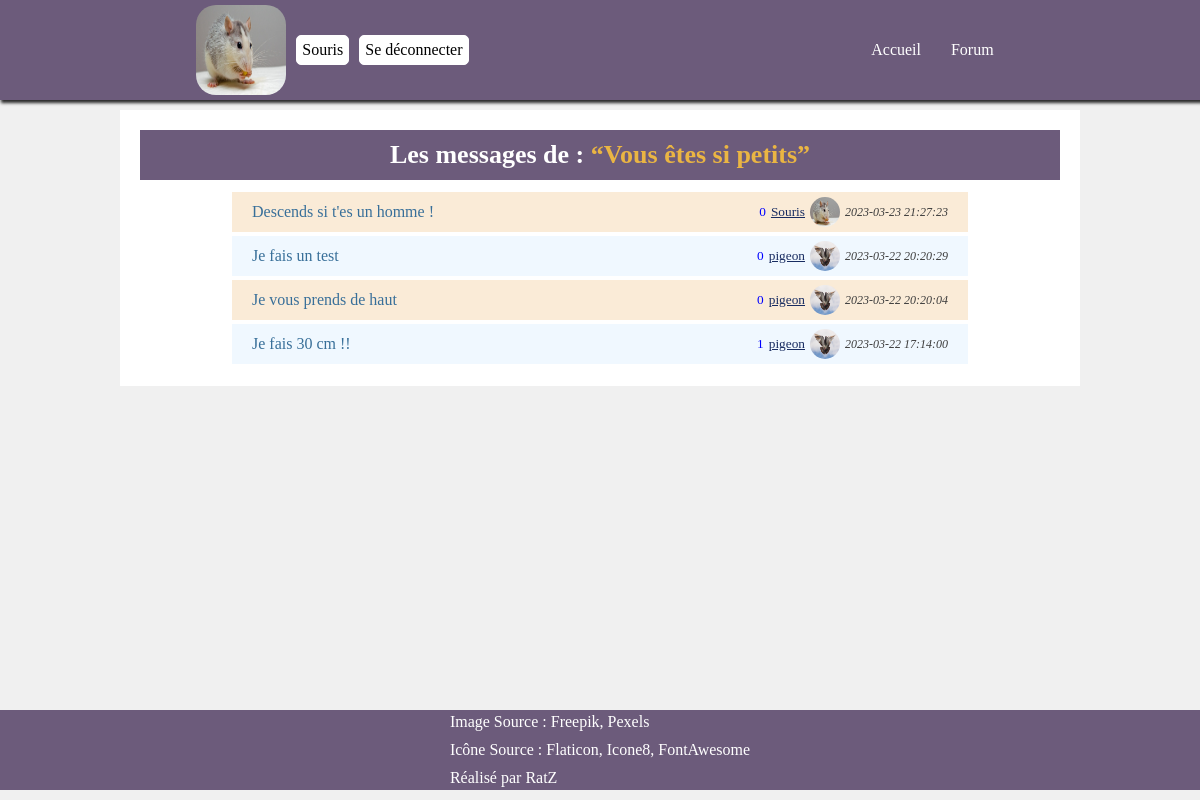
/?action=message&id=74 (signed in), run on the app's committed database.
### tables this page shows
CREATE TABLE `messages` (
  `id_m` int NOT NULL AUTO_INCREMENT,
  `id_users` int NOT NULL,
  `id_topics` int NOT NULL,
  `title` varchar(255) NOT NULL,
  `date` datetime DEFAULT CURRENT_TIMESTAMP,
  PRIMARY KEY (`id_m`),
  KEY `id_topics` (`id_topics`),
  KEY `id_users_m_idx` (`id_users`),
  CONSTRAINT `id_topics` FOREIGN KEY (`id_topics`) REFERENCES `topics` (`id_t`) ON DELETE RESTRICT ON UPDATE RESTRICT,
  CONSTRAINT `id_users_m` FOREIGN KEY (`id_users`) REFERENCES `users` (`id_u`)
);

CREATE TABLE `discussion` (
  `id_d` int NOT NULL AUTO_INCREMENT,
  `id_users` int NOT NULL,
  `id_messages` int NOT NULL,
  `title` varchar(45) NOT NULL,
  `date` datetime DEFAULT CURRENT_TIMESTAMP,
  PRIMARY KEY (`id_d`),
  KEY `id_users_d_idx` (`id_users`),
  KEY `id_messages_d_idx` (`id_messages`),
  CONSTRAINT `id_messages_d` FOREIGN KEY (`id_messages`) REFERENCES `messages` (`id_m`),
  CONSTRAINT `id_users_d` FOREIGN KEY (`id_users`) REFERENCES `users` (`id_u`)
);

CREATE TABLE `users` (
  `id_u` int NOT NULL AUTO_INCREMENT,
  `pseudo` varchar(55) NOT NULL,
  `email` varchar(55) NOT NULL,
  `password` varchar(255) NOT NULL,
  `avatar` varchar(255) DEFAULT 'default.png',
  PRIMARY KEY (`id_u`)
);

### src/controllers/message.controllers.php (called while the page is built, shortened)
<?php
function getViewMessage()
{
  $comment = new Comment();
  $message = new Message();
  $discussion = new Discussion();
  require_once('./src/views/forum/message/message.view.php');
  require_once('./src/views/templates/main.template.php');
}

### src/models/class/database.class.php (called while the page is built, shortened)
<?php
class Database
{
  private $host = '127.0.0.1';
  private $port = '3306';
  private $database = 'forum_ecf';
  public function __construct() {
    $this->pdo = new PDO(
      'mysql:host=' . $this->host . ';port=' . $this->port . ';dbname=' . $this->database,
      $this->nameDB = getenv('DB_NAME'),
      $this->password = getenv('DB_PWD'),
      [
        PDO::ATTR_ERRMODE => PDO::ERRMODE_EXCEPTION,
        PDO::ATTR_DEFAULT_FETCH_MODE => PDO::FETCH_ASSOC,
        PDO::MYSQL_ATTR_INIT_COMMAND => 'SET NAMES utf8;'
      ]
    );
  }
}

### src/models/class/message.class.php (called while the page is built, shortened)
<?php
require_once __DIR__ . './database.class.php';
class Message extends Database
{
  function getTitle($idMsg): bool | array {
    $getTitle = $this->pdo->prepare("SELECT title FROM messages WHERE id_m = :idMsg");
    $getTitle->bindParam('idMsg', $idMsg);
    $getTitle->execute();
    return $getTitleOne = $getTitle->fetch();
  }
}

### src/models/class/discussion.class.php (called while the page is built, shortened)
<?php
require_once __DIR__ . './database.class.php';
class Discussion extends Database
{
  function getDiscussions(string $idMsg): array | bool {
    $getDiscussions = $this->pdo->prepare("SELECT discussion.* , users.id_u , users.pseudo, users.avatar FROM discussion
    INNER JOIN users WHERE discussion.id_users = users.id_u AND id_messages = :idMsg ORDER BY date DESC");
    $getDiscussions->bindParam('idMsg', $idMsg);
    $getDiscussions->execute();
    return $getAllDiscussions = $getDiscussions->fetchAll();
  }
}

### src/models/class/comment.class.php (called while the page is built, shortened)
<?php
require_once __DIR__ . './database.class.php';
class Comment extends Database
{
  function countComments(int $idDiscussion): string {
    $countComment = $this->pdo->prepare("SELECT COUNT(*) FROM comments WHERE id_discussions = :idDiscussion");
    $countComment->bindParam('idDiscussion', $idDiscussion);
    $countComment->execute();
    return $totalComments = $countComment->fetchColumn();
  }
}

### src/views/forum/message/message.view.php (the view, shortened to what this page needs)
<link rel="stylesheet" href="./assets/css/message.style.css" type="text/css">
<main>
  <article id="main-box">
    <h2 class="text-center">Les messages de : <span>“<?= $message->getTitle($_GET['id'])['title']; ?>”</span></h2>
    <?php foreach ($discussion->getDiscussions($_GET['id']) as $discussions) : ?>
      <section class="box-content">
        <div class="link">
          <a class="text" href="./?action=comment&id_d=<?= $discussions['id_d']; ?>"><?= $discussions['title']; ?></a>
        </div>
        <div class="infos">
          <small class="count"><?= $comment->countComments($discussions['id_d']); ?></small>
          <small class="user"><?= $discussions['pseudo']; ?></small>
          <img src="./assets/images/uploads/<?= $discussions['avatar'] ?? 'default.png'; ?>"></img>
          <small class="date"><?= $discussions['date']; ?></small>
        </div>
      </section>
    <?php endforeach; ?>
  </article>
</main>

### assets/css/style.css (style rules this page uses)
:root { --border: 1px solid #2b2b2b; --box-shadow: 2px 2px 3px 1px #2b2b2b; }
* { margin: 0; padding: 0; box-sizing: border-box; }
body { background-color: #f0f0f0; cursor: url('./../images/import/cat-paws.png'), auto; }
.text-center { text-align: center; }

### assets/css/message.style.css (style rules this page uses)
main { min-height: 75vh; }
#main-box { display: flex; flex-direction: column; background-color: white; margin: 10px auto; padding: 20px; width: 80%; }
h2 { background-color: #6c5b7b; width: 100%; font-size: 26px; text-align: center; color: white; padding: 10px; margin-bottom: 10px; }
span { color: #EAB543; }
.box-content { display: flex; align-items: center; justify-content: space-between; background-color: antiquewhite; margin: 2px auto; height: 5vh; width: 80%; padding: 20px; }
.box-content:nth-child(odd) { background-color: aliceblue; }
.count { color: blue; margin-right: 5px; }
.link a { text-decoration: none; color: #386f99; }
.infos { display: flex; align-items: center; justify-content: space-around; }
.infos img { width: 30px; height: 30px; border-radius: 50%; margin-right: 5px; }
.user { color: #182C61; margin-right: 5px; font-weight: 500; text-decoration: underline; }
.date { font-style: italic; color: #3b3b3b; font-size: 12px; }

### data on the page
messages: title "Vous êtes si petits"
discussion: title "Descends si t'es un homme !", countComments "0", id_users.pseudo "Souris", id_users.avatar (picture), date "2023-03-23 21:27:23"
discussion: title "Je fais un test", countComments "0", id_users.pseudo "pigeon", id_users.avatar (picture), date "2023-03-22 20:20:29"
discussion: title "Je vous prends de haut", countComments "0", id_users.pseudo "pigeon", id_users.avatar (picture), date "2023-03-22 20:20:04"
discussion: title "Je fais 30 cm !!", countComments "1", id_users.pseudo "pigeon", id_users.avatar (picture), date "2023-03-22 17:14:00"

### other printed values
$_SESSION['pseudo'] "Souris"
